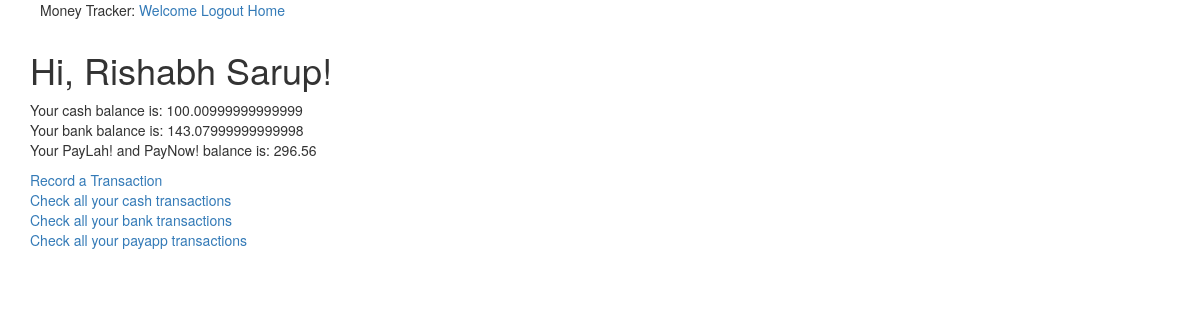
The page /home (signed in) on the database as committed earlier.
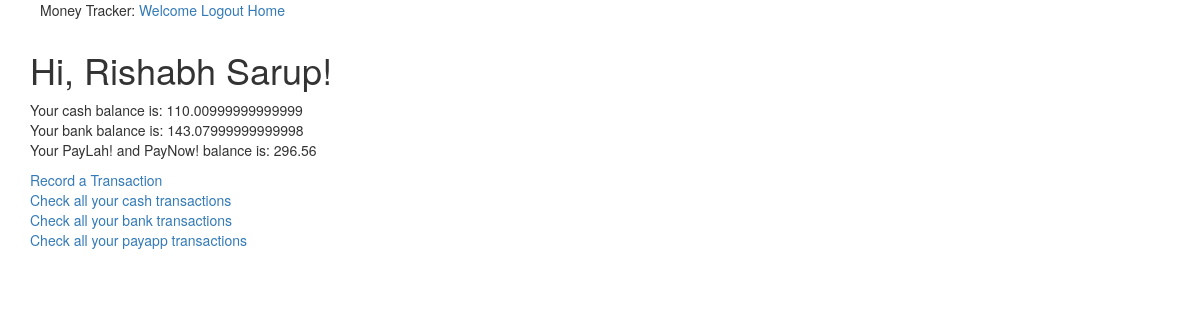
The same page on the database as committed later.
### app/models.py (models this page shows, shortened)
class User(UserMixin, db.Model):
    id = db.Column(db.Integer, primary_key=True)
    username = db.Column(db.String(64), index=True, unique=True)
    email = db.Column(db.String(120), index=True, unique=True)
    cashBalance = db.Column(db.Float, index = True)
    bankBalance = db.Column(db.Float, index = True)
    payappBalance = db.Column(db.Float, index = True)
    password_hash = db.Column(db.String(128))
    allTransactions = db.relationship('Transaction', backref = 'spender',lazy = 'dynamic')

### app/routes.py (the view)
@app.route('/home')
@login_required
def home():
    user = {"username": "Rishabh Sarup"}
    return render_template('home.html', title = "Home", user=user)

### app/models.py (called while the page is built)
@login.user_loader
def load_user(id):
    return User.query.get(int(id))

### app/templates/home.html
{% extends "base.html" %}
{% block app_content %}
   <h1>Hi, {{ current_user.username }}!</h1>
   <p> Your cash balance is: {{current_user.cashBalance}}
     <br>
     Your bank balance is: {{current_user.bankBalance}}
     <br>
     Your PayLah! and PayNow! balance is: {{current_user.payappBalance}}
   </p>
   <a href = "{{url_for('logcash')}}"> Record a Transaction </a> <br>
   <a href = "{{url_for('allcashtransaction')}}"> Check all your cash transactions </a> <br>
   <a href = "{{url_for('allbanktransaction')}}"> Check all your bank transactions </a> <br>
   <a href = "{{url_for('allpayapptransaction')}}"> Check all your payapp transactions </a>
{% endblock %}

Rows that differ between the two databases and show on the page:
changed User "Rishabh Sarup": cashBalance "100.00999999999999" → "110.00999999999999"
